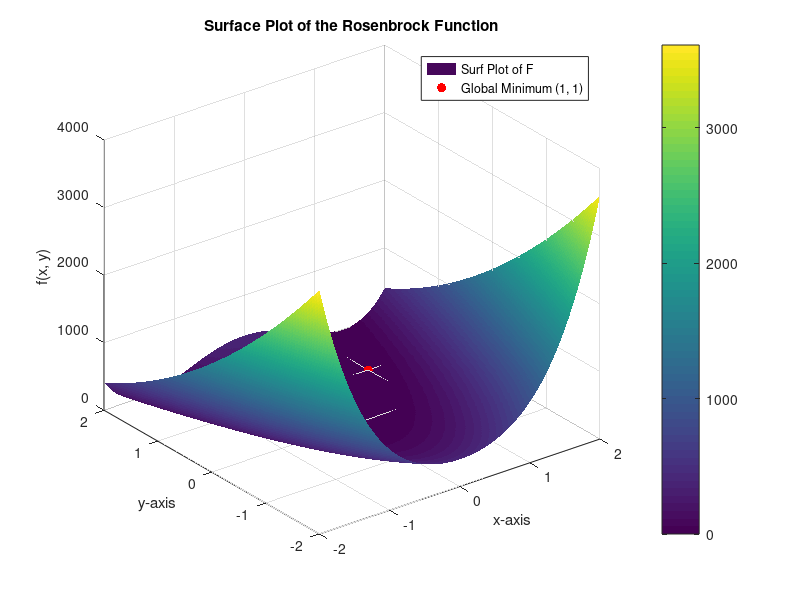
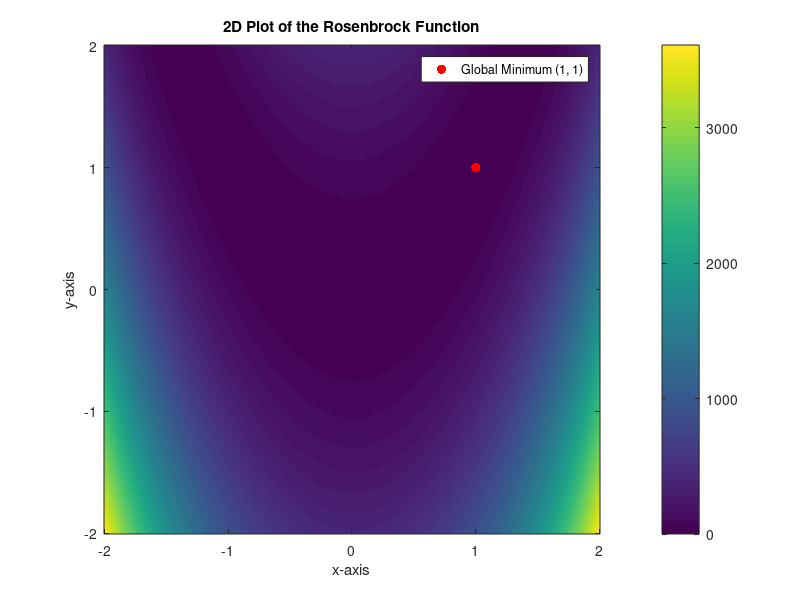

MATLAB code for these plots, in order:
x = [-2:0.01:2];
y = [-2:0.01:2]';

f = 100*(y-x.^2).^2 + (1-x).^2;

figure
surf(x, y, f, 'edgecolor', 'none')
xlabel('x-axis');
ylabel('y-axis');
zlabel('f(x, y)');
colorbar

hold on
plot3(1, 1, 0, '.r', 'MarkerSize', 20)
legend('Surf Plot of F','Global Minimum (1, 1)', 'north')

title('Surface Plot of the Rosenbrock Function');

figure
imagesc(x, y, f)
set(gca, 'YDir', 'normal')
xlabel('x-axis');
ylabel('y-axis');
zlabel('f(x, y)');
colorbar

hold on
plot(1, 1, '.r', 'MarkerSize', 20)
legend('Global Minimum (1, 1)', 'north')

title('2D Plot of the Rosenbrock Function');